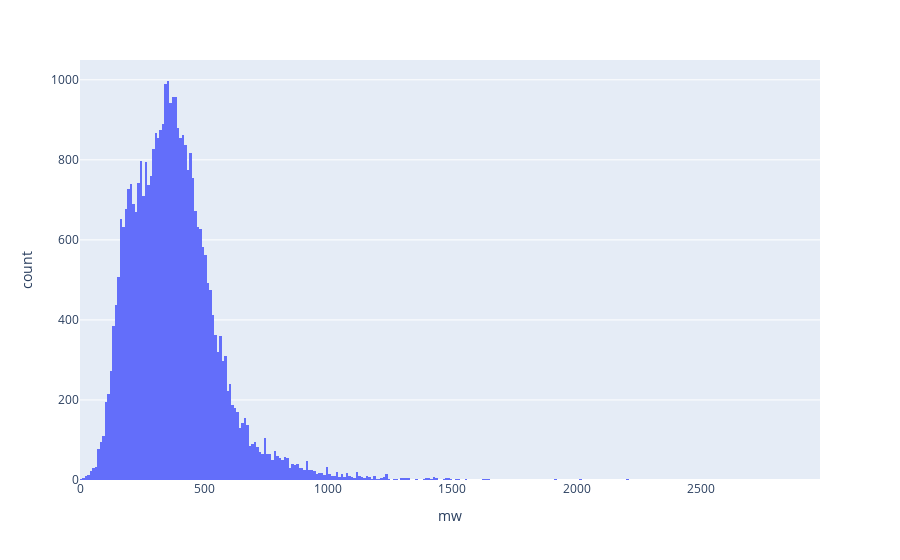

Source (notebook cell):
### Code cell
px.histogram(df, x="mw")

### Figure 1 — Plotly figure (JSON) as saved in the notebook; plotly's stock layout.template omitted (floating-point values rounded to 4 significant figures; data arrays with more than 128 entries replaced by an {"elided": "..."} marker saying what was removed)
{"data": [{"alignmentgroup": "True", "bingroup": "x", "hovertemplate": "mw=%{x}<br>count=%{y}<extra></extra>", "legendgroup": "", "marker": {"color": "#636efa", "pattern": {"shape": ""}}, "name": "", "offsetgroup": "", "orientation": "v", "showlegend": false, "type": "histogram", "x": {"elided": "36249 float values"}, "xaxis": "x", "yaxis": "y"}], "layout": {"barmode": "relative", "legend": {"tracegroupgap": 0}, "margin": {"t": 60}, "xaxis": {"anchor": "y", "domain": [0, 1], "title": {"text": "mw"}}, "yaxis": {"anchor": "x", "domain": [0, 1], "title": {"text": "count"}}}}
